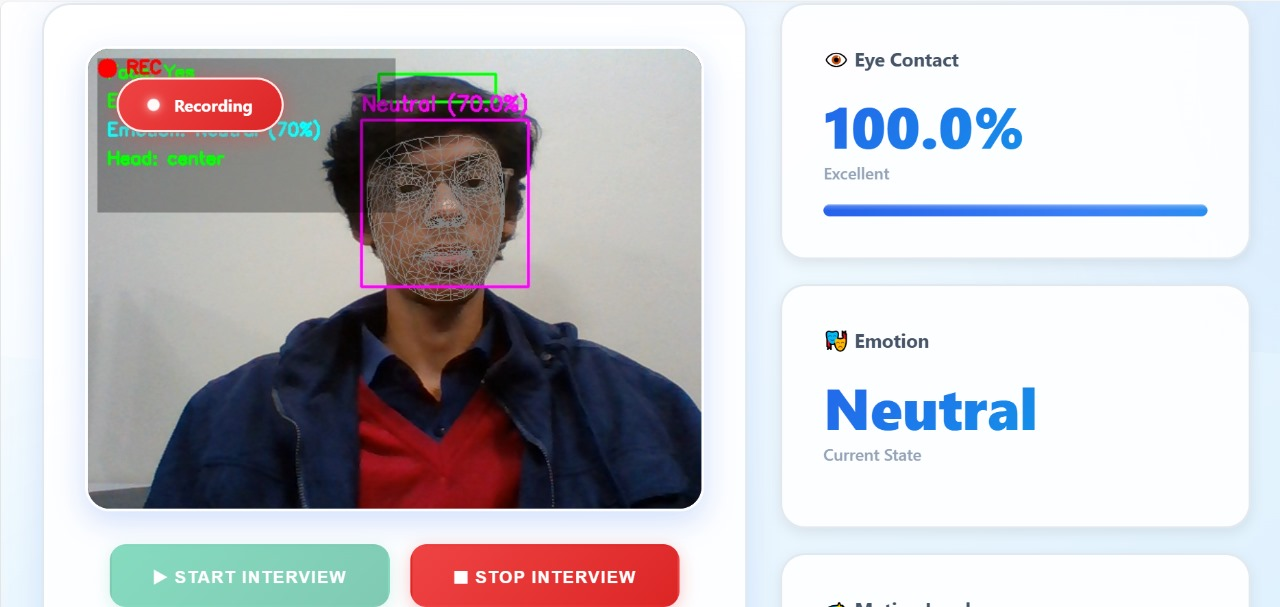
#> input picture 1.jpg, 1280 x 607 px
$ python -i motion_detector.py   (imports and definitions only)
#> lines starting #> are read from the running program, lines starting #| are printed output that depends on the picture
#> further down, picture is the input picture: shape (607, 1280, 3); mean B, G, R 196.7, 192.2, 195.2
"""
Motion Detection Module
Detects and tracks motion in real-time video streams
"""
import cv2
import numpy as np
from collections import deque
import time


class MotionDetector:
    def __init__(self, min_area=500, delta_threshold=25):
        """
        Initialize motion detector

        Args:
            min_area: Minimum area for motion detection
            delta_threshold: Threshold for frame difference
        """
        self.min_area = min_area
        self.delta_threshold = delta_threshold
        self.avg_frame = None
        self.motion_history = deque(maxlen=30)  # Last 30 frames
        self.motion_detected = False
        self.motion_percentage = 0.0

    def detect_motion(self, frame):
        """
        Detect motion in the current frame

        Args:
            frame: Current video frame

        Returns:
            tuple: (motion_detected, motion_frame, motion_percentage)
        """
        # Convert to grayscale and blur
        gray = cv2.cvtColor(frame, cv2.COLOR_BGR2GRAY)
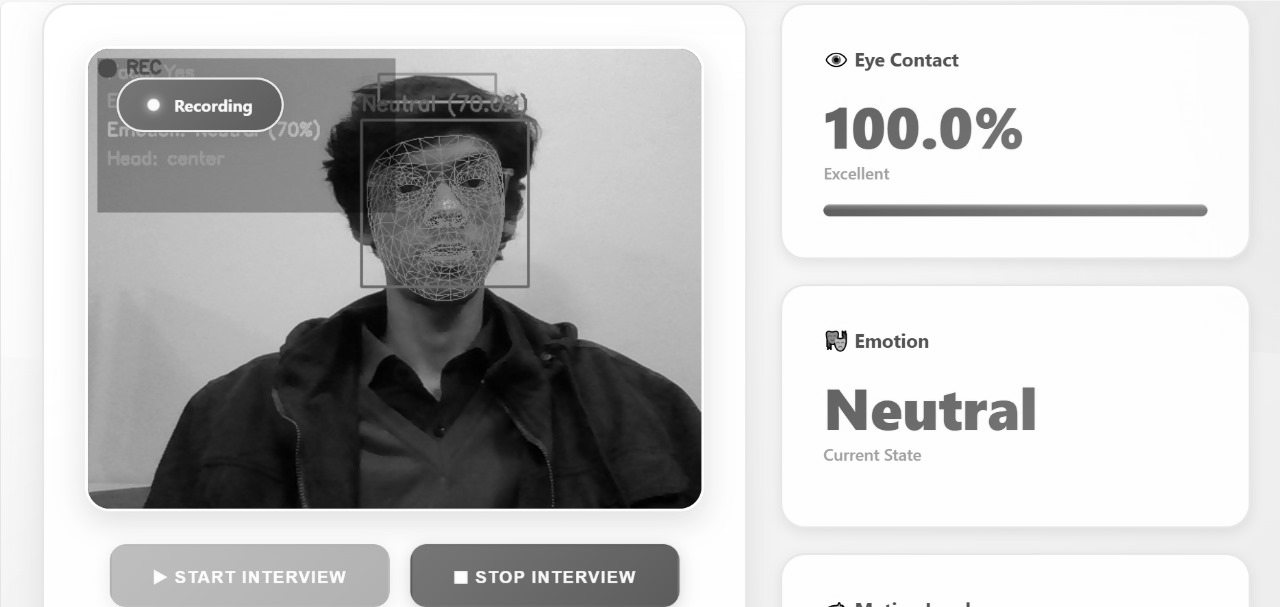
#> gray: shape (607, 1280); min 0, max 255, mean 193.7
        gray = cv2.GaussianBlur(gray, (21, 21), 0)
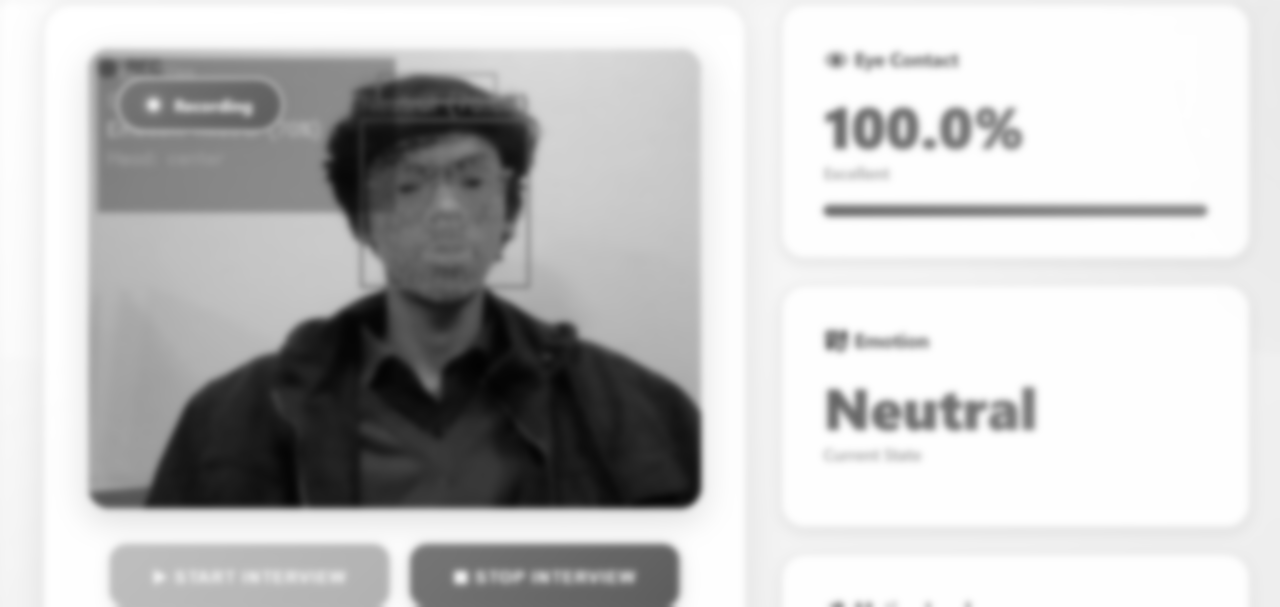
#> gray: shape (607, 1280); min 2, max 255, mean 193.7

        # Initialize average frame
        if self.avg_frame is None:
            self.avg_frame = gray.copy().astype("float")
            return False, frame, 0.0

        # Accumulate weighted average
        cv2.accumulateWeighted(gray, self.avg_frame, 0.5)

        # Compute difference between current frame and running average
        frame_delta = cv2.absdiff(gray, cv2.convertScaleAbs(self.avg_frame))

        # Threshold the delta image
        thresh = cv2.threshold(frame_delta, self.delta_threshold, 255, cv2.THRESH_BINARY)[1]
        thresh = cv2.dilate(thresh, None, iterations=2)

        # Find contours
        contours, _ = cv2.findContours(thresh.copy(), cv2.RETR_EXTERNAL, cv2.CHAIN_APPROX_SIMPLE)

        motion_detected = False
        motion_frame = frame.copy()
        total_motion_area = 0

        # Loop over contours
        for contour in contours:
            # Filter small contours
            if cv2.contourArea(contour) < self.min_area:
                continue

            motion_detected = True
            total_motion_area += cv2.contourArea(contour)

            # Draw rectangle around motion
            (x, y, w, h) = cv2.boundingRect(contour)
            cv2.rectangle(motion_frame, (x, y), (x + w, y + h), (0, 255, 0), 2)

        # Calculate motion percentage
        frame_area = frame.shape[0] * frame.shape[1]
        motion_percentage = (total_motion_area / frame_area) * 100

        # Update history
        self.motion_history.append(motion_detected)
        self.motion_detected = motion_detected
        self.motion_percentage = motion_percentage

        return motion_detected, motion_frame, motion_percentage

    def get_motion_statistics(self):
        """
        Get motion statistics from history

        Returns:
            dict: Motion statistics
        """
        if len(self.motion_history) == 0:
            return {
                'motion_frequency': 0.0,
                'is_fidgeting': False,
                'activity_level': 'low'
            }

        motion_count = sum(self.motion_history)
        motion_frequency = motion_count / len(self.motion_history)

        # Determine if fidgeting (high motion frequency)
        is_fidgeting = motion_frequency > 0.7

        # Determine activity level
        if motion_frequency > 0.6:
            activity_level = 'high'
        elif motion_frequency > 0.3:
            activity_level = 'medium'
        else:
            activity_level = 'low'

        return {
            'motion_frequency': round(motion_frequency * 100, 2),
            'is_fidgeting': is_fidgeting,
            'activity_level': activity_level,
            'motion_percentage': round(self.motion_percentage, 2)
        }

    def reset(self):
        """Reset motion detector"""
        self.avg_frame = None
        self.motion_history.clear()
        self.motion_detected = False
        self.motion_percentage = 0.0

>>> import cv2
>>> picture = cv2.imread('../1.jpg')
>>> result = MotionDetector().detect_motion(picture)

$ run again, on 2.jpg
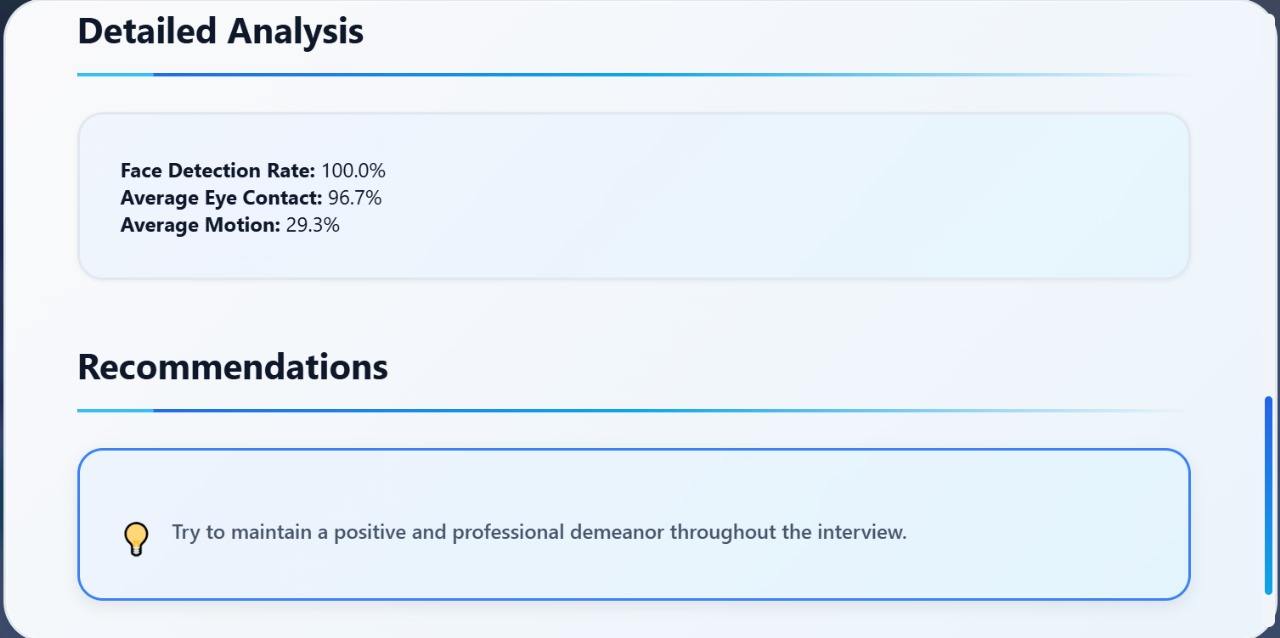
#> input picture 2.jpg, 1280 x 638 px
#> picture is the input picture: shape (638, 1280, 3); mean B, G, R 246.7, 238.7, 230.3
#> in detect_motion, `gray = cv2.cvtColor(frame, cv2.COLOR_BGR2GRAY)`:
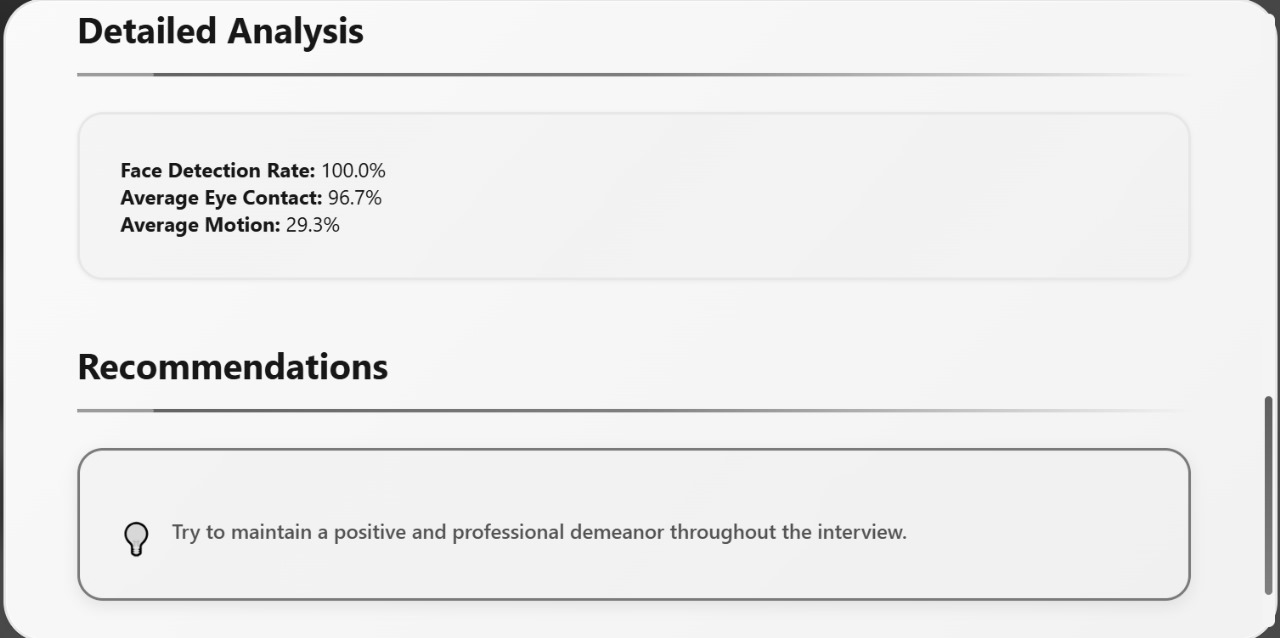
#> gray: shape (638, 1280); min 1, max 255, mean 237.1
#> in detect_motion, `gray = cv2.GaussianBlur(gray, (21, 21), 0)`:
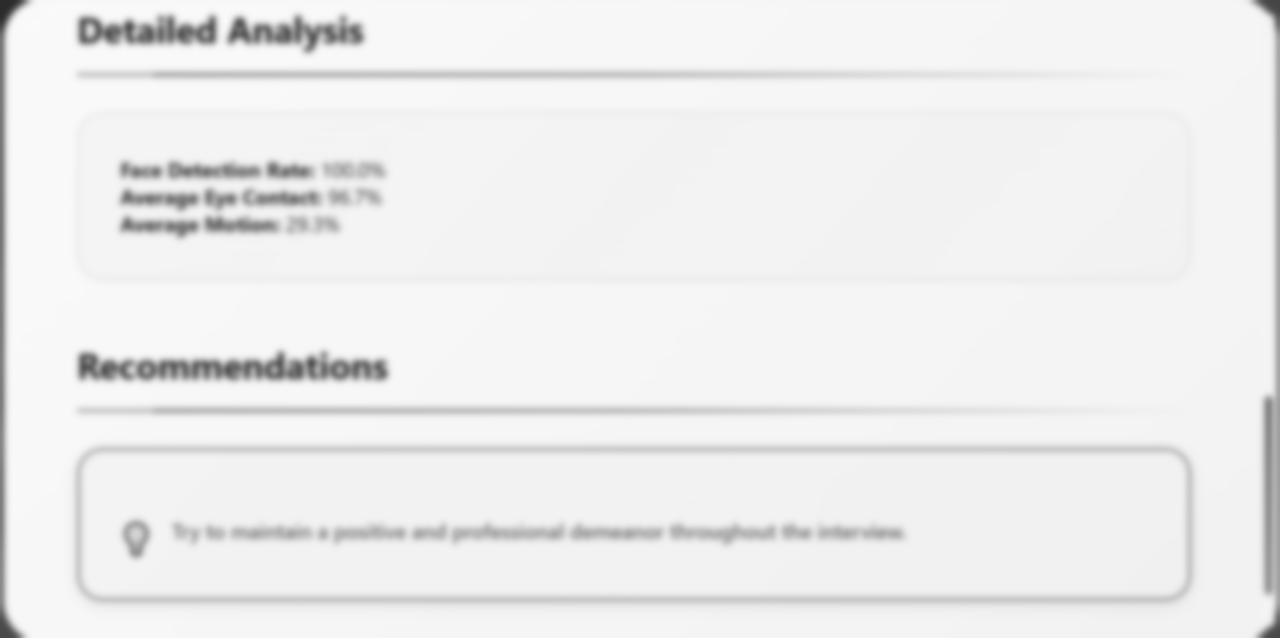
#> gray: shape (638, 1280); min 43, max 250, mean 237.2

$ run again, on 3.jpg
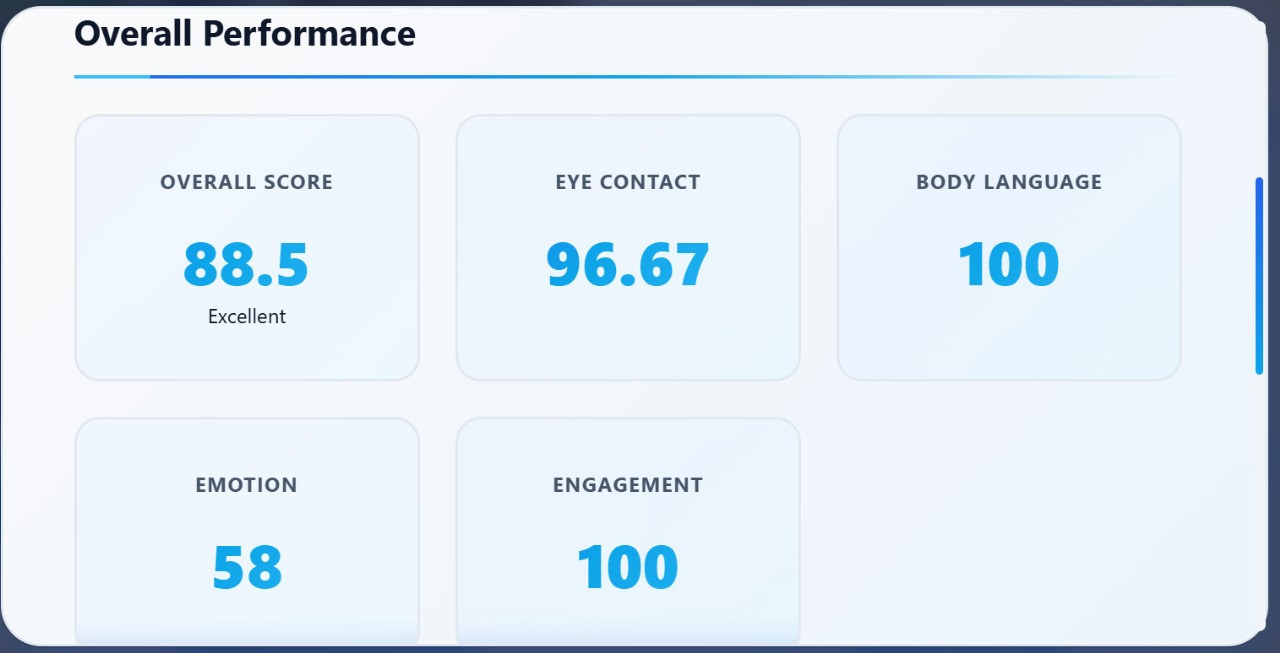
#> input picture 3.jpg, 1280 x 653 px
#> picture is the input picture: shape (653, 1280, 3); mean B, G, R 245.2, 236.1, 226.1
#> in detect_motion, `gray = cv2.cvtColor(frame, cv2.COLOR_BGR2GRAY)`:
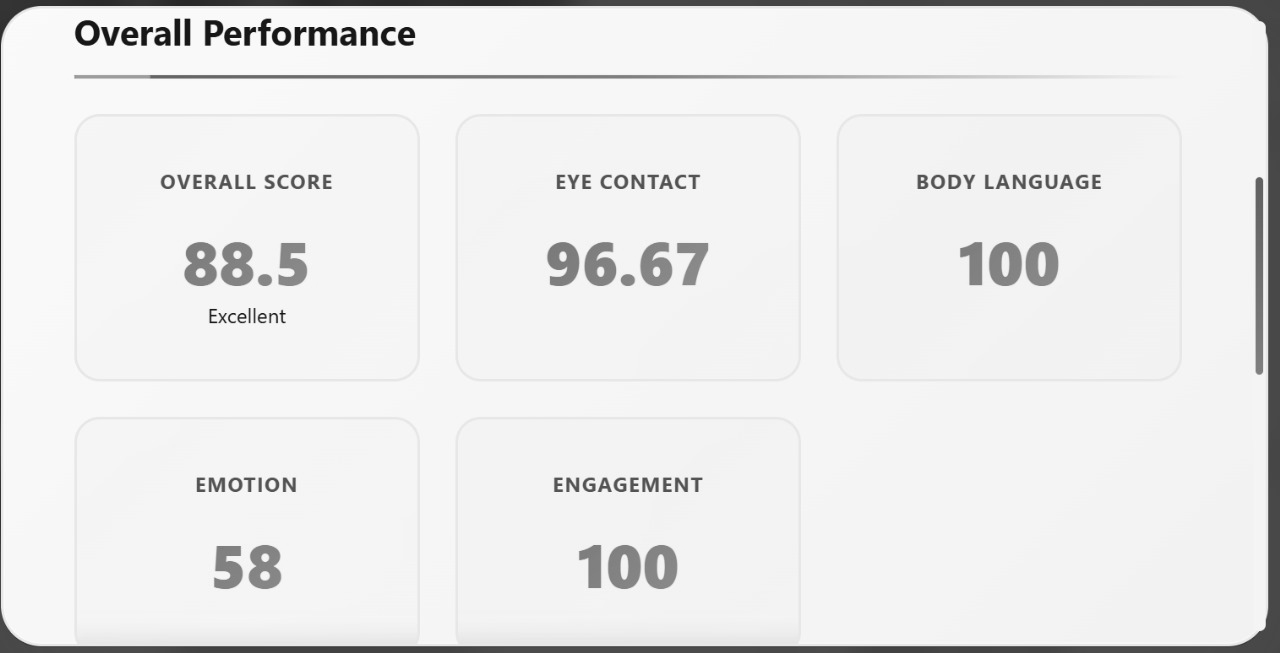
#> gray: shape (653, 1280); min 14, max 255, mean 234.1
#> in detect_motion, `gray = cv2.GaussianBlur(gray, (21, 21), 0)`:
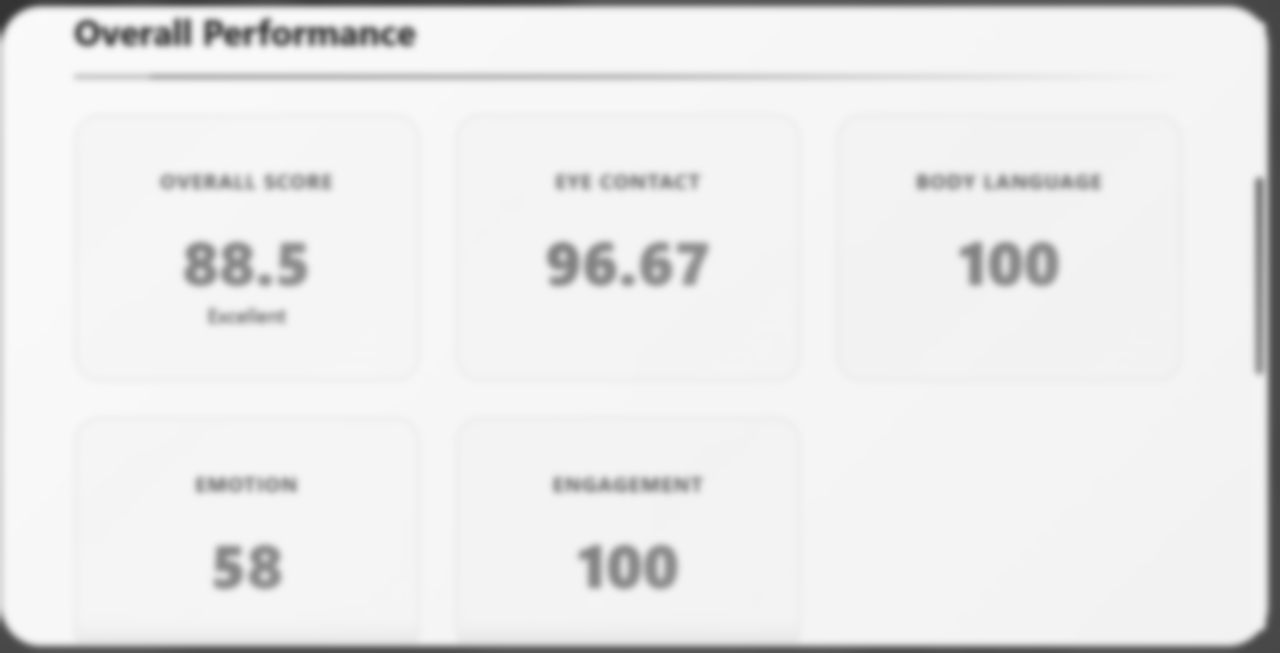
#> gray: shape (653, 1280); min 51, max 250, mean 234.2
